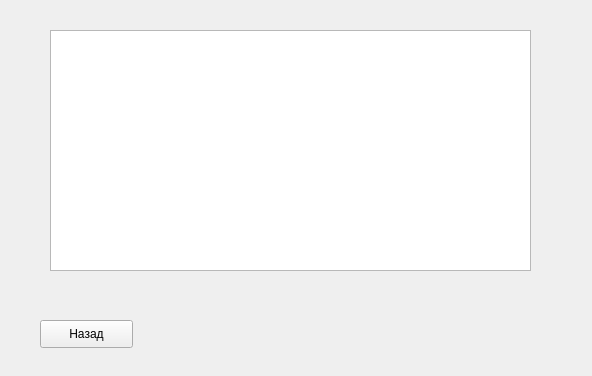
<?xml version="1.0" encoding="UTF-8"?>
<ui version="4.0">
 <class>Form</class>
 <widget class="QWidget" name="Form">
  <property name="geometry">
   <rect>
    <x>0</x>
    <y>0</y>
    <width>592</width>
    <height>376</height>
   </rect>
  </property>
  <property name="windowTitle">
   <string>Form</string>
  </property>
  <widget class="QPushButton" name="pushButton">
   <property name="geometry">
    <rect>
     <x>40</x>
     <y>320</y>
     <width>93</width>
     <height>28</height>
    </rect>
   </property>
   <property name="text">
    <string>Назад</string>
   </property>
  </widget>
  <widget class="QTableWidget" name="tableWidget">
   <property name="geometry">
    <rect>
     <x>50</x>
     <y>30</y>
     <width>481</width>
     <height>241</height>
    </rect>
   </property>
  </widget>
 </widget>
 <resources/>
 <connections/>
</ui>
